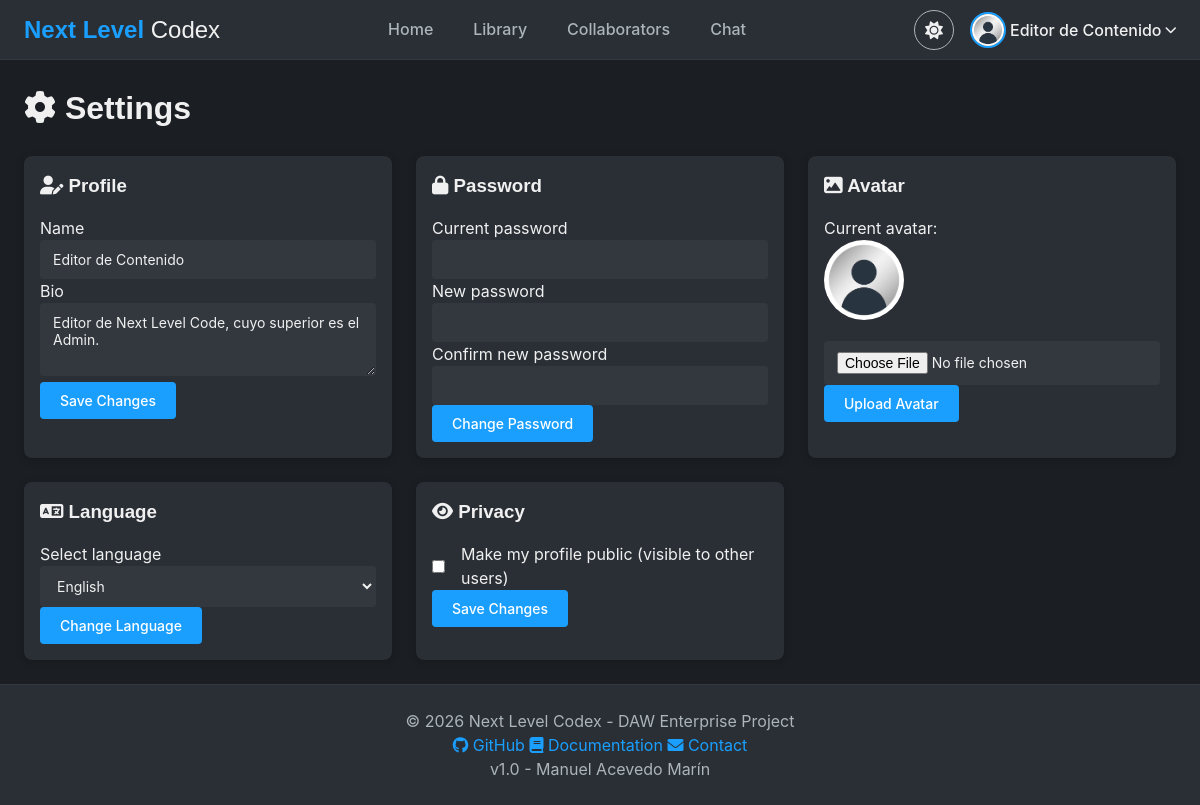
The page /vistas/ajustes.php (signed in) on the database its author committed.
### tables this page shows
CREATE TABLE `usuarios` (
  `id` int(11) NOT NULL,
  `user` varchar(50) NOT NULL,
  `email` varchar(100) NOT NULL,
  `pass` varchar(255) NOT NULL,
  `nombre` varchar(100) NOT NULL,
  `level` int(11) NOT NULL DEFAULT 1 COMMENT '0=Admin, 1=Usuario normal',
  `amigos` text DEFAULT NULL,
  `ultima_conexion` datetime DEFAULT NULL,
  `conectado` int(11) DEFAULT 0,
  `ban_hasta` datetime DEFAULT NULL,
  `avatar` varchar(255) DEFAULT 'default.jpg' COMMENT 'Nombre del archivo de avatar',
  `bio` text DEFAULT NULL COMMENT 'Descripción del perfil',
  `idioma` varchar(5) DEFAULT 'es' COMMENT 'Idioma preferido (es / en)',
  `perfil_publico` tinyint(1) NOT NULL DEFAULT 0 COMMENT '1 = perfil visible para otros usuarios'
);

### vistas/ajustes.php (the view, shortened to what this page needs)
<?php
include "../sec/sec.php";
$stmt = $db->prepare("SELECT nombre, email, avatar, bio, idioma, perfil_publico FROM usuarios WHERE id = ?");
$stmt->bind_param("i", $_SESSION['id']);
$stmt->execute();
$usuario = $stmt->get_result()->fetch_assoc();
include "../sec/header.php";
?>
<div class="main-container">
    <h1><i class="fas fa-cog"></i> <?= $idioma->palabras->header_ajustes ?></h1>
    <div class="ajustes-grid">
        <div class="card">
            <div class="card-body">
                <h3><i class="fas fa-user-edit"></i> <?= $idioma->palabras->ajustes_perfil_titulo ?></h3>
                <form method="post">
                    <div class="form-group">
                        <label><?= $idioma->palabras->ajustes_nombre ?></label>
                        <input type="text" name="nombre" class="input"
                            value="<?= htmlspecialchars($usuario['nombre']) ?>" required>
                    </div>
                    <div class="form-group">
                        <label><?= $idioma->palabras->ajustes_bio ?></label>
                        <textarea name="bio" class="input"
                            rows="3"><?= htmlspecialchars($usuario['bio'] ?? '') ?></textarea>
                    </div>
                    <button type="submit"
                        class="btn btn-primary"><?= $idioma->palabras->ajustes_guardar_cambios ?></button>
                </form>
            </div>
        </div>
        <div class="card">
            <div class="card-body">
                <h3><i class="fas fa-lock"></i> <?= $idioma->palabras->ajustes_pass_titulo ?></h3>
                <form method="post">
                    <div class="form-group">
                        <label><?= $idioma->palabras->ajustes_pass_actual ?></label>
                        <input type="password" name="pass_actual" class="input" required>
                    </div>
                    <div class="form-group">
                        <label><?= $idioma->palabras->ajustes_pass_nueva ?></label>
                        <input type="password" name="pass_nueva" class="input" required minlength="8">
                    </div>
                    <div class="form-group">
                        <label><?= $idioma->palabras->ajustes_pass_confirmar ?></label>
                        <input type="password" name="pass_confirmar" class="input" required minlength="8">
                    </div>
                    <button type="submit"
                        class="btn btn-primary"><?= $idioma->palabras->ajustes_pass_cambiar ?></button>
                </form>
            </div>
        </div>
        <div class="card">
            <div class="card-body">
                <h3><i class="fas fa-image"></i> <?= $idioma->palabras->ajustes_avatar_titulo ?></h3>
                <p><?= $idioma->palabras->ajustes_avatar_actual ?>:</p>
                <img src="../assets/img/avatars/<?= htmlspecialchars($usuario['avatar'] ?? 'default.jpg') ?>"
                    alt="Avatar" style="width: 80px; height: 80px; border-radius: 50%; object-fit: cover;"
                    onerror="this.src='../assets/img/avatars/default.jpg'">
                <form method="post" enctype="multipart/form-data" style="margin-top: 15px;">
                    <div class="form-group">
                        <input type="file" name="avatar" class="input" accept=".jpg,.jpeg,.png,.webp">
                    </div>
                    <button type="submit"
                        class="btn btn-primary"><?= $idioma->palabras->ajustes_avatar_subir ?></button>
                </form>
            </div>
        </div>
        <div class="card">
            <div class="card-body">
                <h3><i class="fas fa-language"></i> <?= $idioma->palabras->ajustes_idioma_titulo ?></h3>
                <form method="post">
                    <div class="form-group">
                        <label><?= $idioma->palabras->ajustes_idioma_seleccionar ?></label>
                        <select name="idioma" class="input">
                            <option value="en" <?= ($_SESSION['idioma'] ?? 'es') === 'en' ? 'selected' : '' ?>>English
                            </option>
                        </select>
                    </div>
                    <button type="submit"
                        class="btn btn-primary"><?= $idioma->palabras->ajustes_idioma_cambiar ?></button>
                </form>
            </div>
        </div>
        <?php if ($_SESSION['level'] != 0): ?>
            <div class="card">
                <div class="card-body">
                    <h3><i class="fas fa-eye"></i> <?= $idioma->palabras->ajustes_privacidad_titulo ?></h3>
                    <form method="post">
                        <div class="form-group" style="display:flex; align-items:center; gap: var(--spacing-md);">
                            <input type="checkbox" name="perfil_publico" id="perfilPublico" <?= $usuario['perfil_publico'] ? 'checked' : '' ?>>
                            <label for="perfilPublico" style="margin:0;">
                                <?= $idioma->palabras->ajustes_perfil_publico_label ?>
                            </label>
                        </div>
                        <button type="submit"
                            class="btn btn-primary"><?= $idioma->palabras->ajustes_guardar_cambios ?></button>
                    </form>
                </div>
            </div>
        <?php endif; ?>
    </div>
</div>
<?php include "../sec/footer.php"; ?>

### assets/css/main.css (style rules this page uses)
:root { --bg-primary: #1b1f23; --bg-secondary: #2a2f35; --bg-tertiary: #32383e; --text-primary: #f0f0f0; --text-secondary: #acb4bc; --accent-primary: #1a9fff; --accent-hover: #4db8ff; --success: #a4d007; --danger: #d94141; --warning: #e9b741; --font-heading: 'Poppins', sans-serif; --font-body: 'Inter', sans-serif; --font-mono: 'Roboto Mono', monospace; --spacing-xs: 4px; --spacing-sm: 8px; --spacing-md: 16px; --spacing-lg: 24px; --spacing-xl: 32px; --border-radius: 4px; --border-radius-lg: 8px; }
* { margin: 0; padding: 0; box-sizing: border-box; }
body { background-color: var(--bg-primary); color: var(--text-primary); font-family: var(--font-body); line-height: 1.5; min-height: 100vh; transition: background-color 0.2s ease, color 0.2s ease; }
h1, h2, h3, h4, h5, h6 { font-family: var(--font-heading); font-weight: 600; margin-bottom: var(--spacing-md); color: var(--text-primary); }

### assets/css/components.css (style rules this page uses)
.btn { display: inline-block; padding: 10px 20px; font-family: var(--font-body); font-size: 14px; font-weight: 500; text-align: center; border: none; border-radius: var(--border-radius); cursor: pointer; transition: background-color 0.2s ease, transform 0.1s ease, color 0.2s ease; background-color: var(--bg-tertiary); color: var(--text-primary); }
.btn-primary { background-color: var(--accent-primary); color: white; }
.card { background-color: var(--bg-secondary); border-radius: var(--border-radius-lg); overflow: hidden; box-shadow: 0 2px 8px rgba(0, 0, 0, 0.2); transition: transform 0.2s ease, box-shadow 0.2s ease; }
.card-body { padding: var(--spacing-md); }
.input { width: 100%; padding: 10px 12px; background-color: var(--bg-tertiary); border: 1px solid transparent; border-radius: var(--border-radius); color: var(--text-primary); font-family: var(--font-body); font-size: 14px; outline: none; transition: border-color 0.2s ease; }
.input::placeholder { color: var(--text-secondary); opacity: 0.7; }

### assets/css/layout.css (style rules this page uses)
.main-container { max-width: 1400px; margin: 0 auto; padding: var(--spacing-lg); }
body { display: flex; flex-direction: column; min-height: 100vh; }
.main-container { flex: 1 0 auto; width: 100%; max-width: 1400px; margin: 0 auto; padding: var(--spacing-lg); }

### assets/css/perfil.css (style rules this page uses)
.ajustes-grid { display: grid; grid-template-columns: repeat(auto-fill, minmax(350px, 1fr)); gap: var(--spacing-lg); margin-top: var(--spacing-lg); }

### assets/css/colaboradores.css (style rules this page uses)
body { display: flex; flex-direction: column; min-height: 100vh; }
.main-container { flex: 1; }

### rows shown on the page
usuarios: nombre "Editor de Contenido", bio "Editor de Next Level Code, cuyo superior es el Admin.", avatar (placeholder picture)

### other values the page prints
$idioma->palabras->header_inicio "Home"
$idioma->palabras->header_biblioteca "Library"
$idioma->palabras->header_colaboradores "Collaborators"
$idioma->palabras->header_chat "Chat"
$_SESSION["nombre"] "Editor de Contenido"
$idioma->palabras->header_ajustes "Settings"
$idioma->palabras->ajustes_perfil_titulo "Profile"
$idioma->palabras->ajustes_nombre "Name"
$idioma->palabras->ajustes_bio "Bio"
$idioma->palabras->ajustes_guardar_cambios "Save Changes"
$idioma->palabras->ajustes_pass_titulo "Password"
$idioma->palabras->ajustes_pass_actual "Current password"
$idioma->palabras->ajustes_pass_nueva "New password"
$idioma->palabras->ajustes_pass_confirmar "Confirm new password"
$idioma->palabras->ajustes_pass_cambiar "Change Password"
